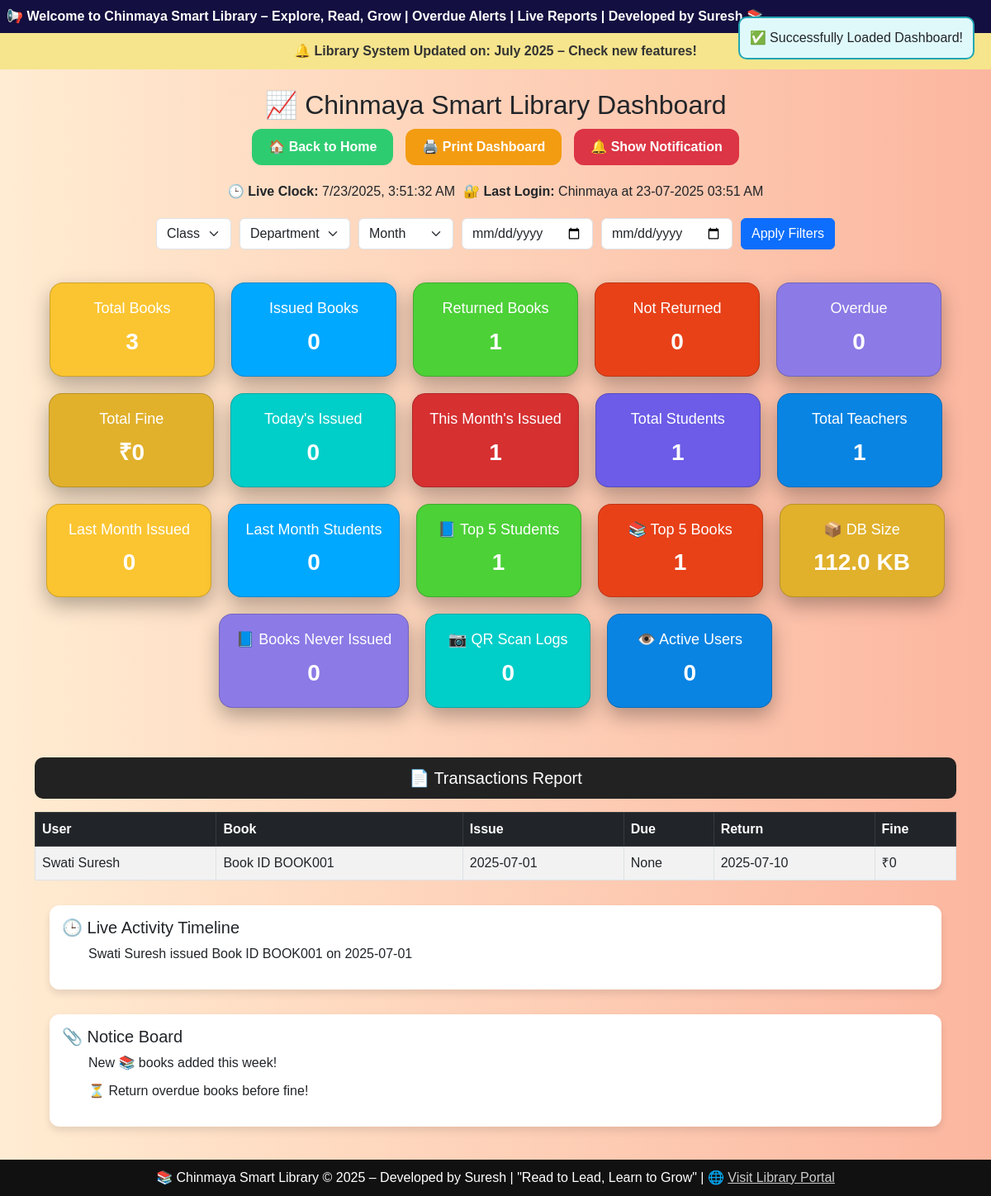
/dashboard, run on the app's committed database.
### tables this page shows
CREATE TABLE issue_return (
    id INTEGER PRIMARY KEY AUTOINCREMENT,
    user_id INTEGER,
    user_name TEXT,
    book_id TEXT,
    issue_date TEXT,
    due_date TEXT,           -- ✅ Add this line
    return_date TEXT,
    fine_amount REAL,
    status TEXT,
    user_type TEXT, fine INTEGER DEFAULT 0, title TEXT, author TEXT, name TEXT, user_role TEXT,
    FOREIGN KEY(user_id) REFERENCES students(id)
);

### app.py (the view)
@app.route("/dashboard")
def dashboard():
    conn = sqlite3.connect(DB_PATH)
    conn.row_factory = sqlite3.Row
    cur = conn.cursor()
    cur.execute("SELECT COUNT(*) FROM students")
    total_students = cur.fetchone()[0]
    cur.execute("SELECT COUNT(*) FROM teachers")
    total_teachers = cur.fetchone()[0]
    cur.execute("SELECT COUNT(*) FROM books")
    total_books = cur.fetchone()[0]
    cur.execute("SELECT COUNT(*) FROM issue_return WHERE return_date IS NULL")
    total_issued = cur.fetchone()[0]
    cur.execute("SELECT COUNT(*) FROM issue_return WHERE return_date IS NOT NULL")
    total_returned = cur.fetchone()[0]
    cur.execute("SELECT COUNT(*) FROM issue_return WHERE return_date IS NULL AND due_date < date('now')")
    not_returned = cur.fetchone()[0]
    cur.execute("SELECT SUM(fine) FROM issue_return")
    total_fine = cur.fetchone()[0] or 0
    cur.execute("SELECT COUNT(*) FROM issue_return WHERE DATE(issue_date)=DATE('now')")
    today_issued = cur.fetchone()[0]
    cur.execute("SELECT COUNT(*) FROM issue_return WHERE strftime('%m', issue_date)=strftime('%m', 'now')")
    month_issued = cur.fetchone()[0]
    cur.execute("SELECT COUNT(*) FROM issue_return WHERE strftime('%m', issue_date)=strftime('%m', 'now', '-1 month')")
    last_month_issued = cur.fetchone()[0]
    cur.execute("SELECT COUNT(DISTINCT user_id) FROM issue_return WHERE strftime('%m', issue_date)=strftime('%m', 'now', '-1 month')")
    last_month_students = cur.fetchone()[0]
    cur.execute("SELECT user_name, COUNT(*) as count FROM issue_return GROUP BY user_name ORDER BY count DESC LIMIT 5")
    top_students = cur.fetchall()
    cur.execute("""
        SELECT books.title, COUNT(*) as count FROM issue_return
        JOIN books ON books.book_id = issue_return.book_id
        GROUP BY books.title ORDER BY count DESC LIMIT 5
    """)
    top_books = cur.fetchall()
    cur.execute("SELECT COUNT(*) FROM books WHERE book_id NOT IN (SELECT book_id FROM issue_return)")
    never_issued_count = cur.fetchone()[0]
    db_size = f"{round(os.path.getsize(DB_PATH)/1024, 2)} KB"
    cur.execute("SELECT COUNT(*) FROM issue_return WHERE DATE(issue_date)=DATE('now')")
    qr_logs_today = cur.fetchone()[0]
    cur.execute("SELECT COUNT(DISTINCT user_id) FROM issue_return WHERE DATE(issue_date)=DATE('now')")
    active_users = cur.fetchone()[0]
    cur.execute("SELECT user_name, book_id, issue_date, due_date, return_date, fine FROM issue_return ORDER BY issue_date DESC LIMIT 50")
    rows = cur.fetchall()
    report_data = [
        {
            "user_name": row["user_name"],
            "book_title": f"Book ID {row['book_id']}",
            "issue_date": row["issue_date"],
            "due_date": row["due_date"],
            "return_date": row["return_date"],
            "fine": row["fine"]
        } for row in rows
    ]
    recent_activity = [f"{row['user_name']} issued {row['book_title']} on {row['issue_date']}" for row in report_data[:5]]
    announcements = ["New 📚 books added this week!", "⏳ Return overdue books before fine!"]
    last_login_user = "Chinmaya"
    last_login_time = datetime.now().strftime("%d-%m-%Y %I:%M %p")
    conn.close()
    return render_template("dashboard.html",
        total_books=total_books,
        total_issued=total_issued,
        total_returned=total_returned,
        not_returned=not_returned,
        overdue=not_returned,
        total_fine=total_fine,
        today_issued=today_issued,
        month_issued=month_issued,
        total_students=total_students,
        total_teachers=total_teachers,
        last_month_issued=last_month_issued,
        last_month_students=last_month_students,
        top_students=top_students,
        top_books=top_books,
        never_issued_count=never_issued_count,
        db_size=db_size,
        qr_logs_today=qr_logs_today,
        active_users=active_users,
        report_data=report_data,
        recent_activity=recent_activity,
        announcements=announcements,
        last_login_user=last_login_user,
        last_login_time=last_login_time
    )

### templates/dashboard.html (shortened to what this page needs)
<!DOCTYPE html>
<html lang="en">
<head>
    <link rel="stylesheet" href="{{ url_for('static', filename='css/style.css') }}">
    <link rel="stylesheet" href="https://cdn.jsdelivr.net/npm/bootstrap@5.3.0/dist/css/bootstrap.min.css">
    <link rel="stylesheet" href="https://cdnjs.cloudflare.com/ajax/libs/font-awesome/6.5.0/css/all.min.css">
</head>
<body>
    <div class="marquee">
        <marquee behavior="scroll" direction="left" scrollamount="6">📢 Welcome to Chinmaya Smart Library – Explore,
            Read, Grow | Overdue Alerts | Live Reports | Developed by Suresh 📚</marquee>
    </div>
    <div class="alert-banner">🔔 Library System Updated on: {{ update_date or "July 2025" }} – Check new features!</div>
    <div class="popup" id="popupMsg">✅ Successfully Loaded Dashboard!</div>
    <h2 class="text-center mt-4">📈 Chinmaya Smart Library Dashboard</h2>
    <div class="top-buttons">
        <button class="btn-home" onclick="location.href='{{ url_for('home') }}'">🏠 Back to Home</button>
        <button class="btn-print" onclick="window.print()">🖨️ Print Dashboard</button>
        <button class="btn btn-danger" onclick="showAlert('🔔 New Book Collection Available!')">🔔 Show
            Notification</button>
    </div>
    <div class="top-bar">
        <div><strong>🕒 Live Clock:</strong> <span id="liveClock"></span></div>
        <div><strong>🔐 Last Login:</strong> {{ last_login_user }} at {{ last_login_time }}</div>
    </div>
    <div class="filter-bar">
        <select class="form-select w-auto">
            <option selected>Class</option>
        </select>
        <select class="form-select w-auto">
            <option selected>Department</option>
        </select>
        <select class="form-select w-auto">
            <option selected>Month</option>
        </select>
        <input type="date" class="form-control w-auto">
        <input type="date" class="form-control w-auto">
        <button class="btn btn-primary">Apply Filters</button>
    </div>
    <div class="card-grid">
        <div class="card bg1">
            <h3>Total Books</h3><span>{{ total_books }}</span>
        </div>
        <div class="card bg2">
            <h3>Issued Books</h3><span>{{ total_issued }}</span>
        </div>
        <div class="card bg3">
            <h3>Returned Books</h3><span>{{ total_returned }}</span>
        </div>
        <div class="card bg4">
            <h3>Not Returned</h3><span>{{ not_returned }}</span>
        </div>
        <div class="card bg5">
            <h3>Overdue</h3><span>{{ overdue }}</span>
        </div>
        <div class="card bg6">
            <h3>Total Fine</h3><span>₹{{ total_fine }}</span>
        </div>
        <div class="card bg7">
            <h3>Today's Issued</h3><span>{{ today_issued }}</span>
        </div>
        <div class="card bg8">
            <h3>This Month's Issued</h3><span>{{ month_issued }}</span>
        </div>
        <div class="card bg9">
            <h3>Total Students</h3><span>{{ total_students }}</span>
        </div>
        <div class="card bg10">
            <h3>Total Teachers</h3><span>{{ total_teachers }}</span>
        </div>
        <div class="card bg1">
            <h3>Last Month Issued</h3><span>{{ last_month_issued }}</span>
        </div>
        <div class="card bg2">
            <h3>Last Month Students</h3><span>{{ last_month_students }}</span>
        </div>
        <div class="card bg3">
            <h3>📘 Top 5 Students</h3><span>{{ top_students|length }}</span>
        </div>
        <div class="card bg4">
            <h3>📚 Top 5 Books</h3><span>{{ top_books|length }}</span>
        </div>
        <div class="card bg6">
            <h3>📦 DB Size</h3><span>{{ db_size }}</span>
        </div>
        <div class="card bg5">
            <h3>📘 Books Never Issued</h3><span>{{ never_issued_count }}</span>
        </div>
        <div class="card bg7">
            <h3>📷 QR Scan Logs</h3><span>{{ qr_logs_today }}</span>
        </div>
        <div class="card bg10">
            <h3>👁️ Active Users</h3><span>{{ active_users }}</span>
        </div>
    </div>
    <div class="container">
        <div class="section-title">📄 Transactions Report</div>
        <table class="table table-bordered table-striped mt-3">
            <thead class="table-dark">
                <tr>
                    <th>User</th>
                    <th>Book</th>
                    <th>Issue</th>
                    <th>Due</th>
                    <th>Return</th>
                    <th>Fine</th>
                </tr>
            </thead>
            <tbody>
                {% for row in report_data %}
                <tr>
                    <td>{{ row.user_name }}</td>
                    <td>{{ row.book_title }}</td>
                    <td>{{ row.issue_date }}</td>
                    <td>{{ row.due_date }}</td>
                    <td>{{ row.return_date or "Not Returned" }}</td>
                    <td>₹{{ row.fine or 0 }}</td>
                </tr>
                {% endfor %}
            </tbody>
        </table>
    </div>
    <div class="timeline">
        <h5>🕒 Live Activity Timeline</h5>
        <ul>
            {% for entry in recent_activity %}
            <li>{{ entry }}</li>
            {% endfor %}
        </ul>
    </div>
    <div class="notice-board">
        <h5>📎 Notice Board</h5>
        <ul>
            {% for note in announcements %}
            <li>{{ note }}</li>
            {% endfor %}
        </ul>
    </div>
    <footer>
        📚 Chinmaya Smart Library © 2025 – Developed by Suresh | "Read to Lead, Learn to Grow" |
        🌐 <a href="https://yourlibrarywebsite.com" style="color: #ccc;">Visit Library Portal</a>
    </footer>
</body>
</html>

### templates/dashboard.html (style rules this page uses)
body { font-family: 'Poppins', sans-serif; background: linear-gradient(to right, #ffecd2, #fcb69f); animation: bgShift 20s infinite alternate; }
.top-bar, .filter-bar { display: flex; gap: 10px; flex-wrap: wrap; justify-content: center; margin: 20px; }
.card-grid { display: flex; flex-wrap: wrap; justify-content: center; gap: 20px; padding: 20px; }
.card { min-width: 200px; padding: 20px; border-radius: 16px; color: white; box-shadow: 0 10px 25px rgba(0, 0, 0, 0.3); text-align: center; transition: transform 0.3s ease; animation: pulse 4s infinite; }
.card h3 { font-size: 18px; color: #fff; }
.card span { font-size: 28px; font-weight: bold; }
.bg1 { background: #fbc531; }
.bg2 { background: #00a8ff; }
.bg3 { background: #4cd137; }
.bg4 { background: #e84118; }
.bg5 { background: #8c7ae6; }
.bg6 { background: #e1b12c; }
.bg7 { background: #00cec9; }
.bg8 { background: #d63031; }
.bg9 { background: #6c5ce7; }
.bg10 { background: #0984e3; }
table { background: white; border-radius: 10px; width: 100%; overflow: auto; }
.section-title { background: #222; color: #fff; padding: 10px; text-align: center; font-size: 20px; margin-top: 40px; border-radius: 10px; }
.timeline, .notice-board { margin: 30px auto; max-width: 90%; background: #fff; padding: 15px; border-radius: 12px; box-shadow: 0 5px 10px rgba(0, 0, 0, 0.1); }
.timeline li, .notice-board li { list-style: none; margin-bottom: 10px; }
footer { background: #111; color: white; text-align: center; padding: 10px; margin-top: 40px; }
.top-buttons { display: flex; justify-content: center; gap: 15px; margin-top: 10px; flex-wrap: wrap; }
.top-buttons button { padding: 10px 20px; border-radius: 12px; border: none; font-weight: bold; transition: all 0.3s ease; }
.btn-home { background: #2ecc71; color: white; }
.btn-print { background: #f39c12; color: white; }
.alert-banner { background: #f6e58d; padding: 10px; text-align: center; font-weight: bold; color: #333; animation: blink 2s infinite; }
.marquee { background: #130f40; color: #fff; padding: 8px; font-weight: bold; }
.popup { background-color: #dff9fb; border: 2px solid #22a6b3; padding: 12px; border-radius: 10px; position: fixed; top: 20px; right: 20px; display: none; z-index: 1000; }

### data on the page
issue_return: user_name "Swati Suresh", book_title "Book ID BOOK001", issue_date "2025-07-01", due_date "None", return_date "2025-07-10", fine "0"

### other printed values
{{ update_date or "July 2025" }} "July 2025"
{{ last_login_user }} "Chinmaya"
{{ total_books }} "3"
{{ total_issued }} "0"
{{ total_returned }} "1"
{{ not_returned }} "0"
{{ overdue }} "0"
{{ total_fine }} "0"
{{ today_issued }} "0"
{{ month_issued }} "1"
{{ total_students }} "1"
{{ total_teachers }} "1"
{{ last_month_issued }} "0"
{{ last_month_students }} "0"
{{ top_students|length }} "1"
